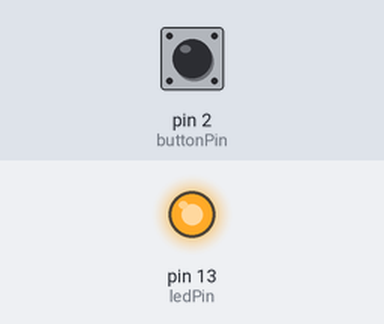
Simulated run of this sketch. Board: Arduino Uno, built with avr-gcc and run on an emulated ATmega328P. Parts: output pins drawn as LEDs (lit = HIGH). Inputs (shaded band) come from the test bench; at power-on: pin 2 (buttonPin) LOW. What the sketch prints to the serial monitor is not drawn.

Above: at 1.2 s.
1.3 s: pin 2 (buttonPin) pulled HIGH for 0.15 s
At 1.42 s:
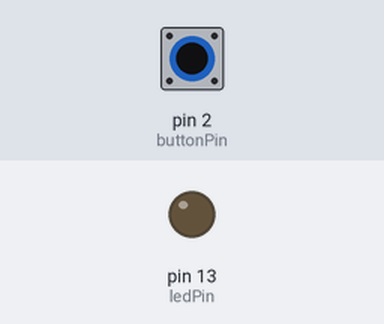
3.0 s: pin 2 (buttonPin) pulled HIGH for 3.2 s
At 7.6 s:
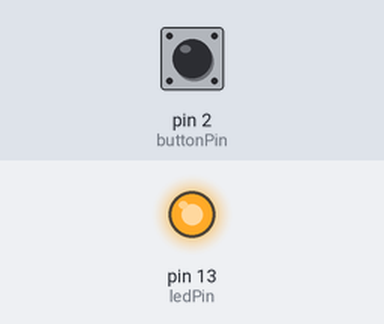
Timing chart, 0 to 9.1 s (numbered marks = the images above; inputs shaded):
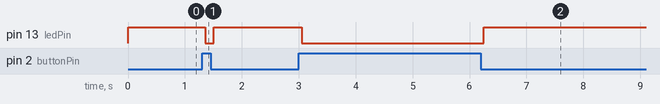

Measured:
- after the input at 1.3 s, pin 13 (ledPin): HIGH → LOW after 0.05 s, → HIGH 0.15 s later
- after the input at 3.0 s, pin 13 (ledPin): HIGH → LOW after 0.05 s, → HIGH 3.2 s later

The sketch:

arduphotobox.ino
```cpp
// constants won't change. They're used here to
// set pin numbers:
const int buttonPin = 2;     // the number of the pushbutton pin
const int ledPin =  13;      // the number of the LED pin

// variables will change:
int buttonState = 0;         // variable for reading the pushbutton status
int lastButtonState = LOW;

bool pressed = false;
long lastDebounceTime = 0;  // the last time the output pin was toggled
long debounceDelay = 50;    // the debounce time; increase if the output flickers

void setup() {
  // initialize the LED pin as an output:
  pinMode(ledPin, OUTPUT);
  // initialize the pushbutton pin as an input:
  pinMode(buttonPin, INPUT);

  Serial.begin(9600);
}

void loop(){
  // read the state of the switch into a local variable:
  int reading = digitalRead(buttonPin);

  // check to see if you just pressed the button
  // (i.e. the input went from LOW to HIGH),  and you've waited
  // long enough since the last press to ignore any noise:

  // If the switch changed, due to noise or pressing:
  if (reading != lastButtonState) {
    // reset the debouncing timer
    lastDebounceTime = millis();
  }

  if ((millis() - lastDebounceTime) > debounceDelay) {
    // whatever the reading is at, it's been there for longer
    // than the debounce delay, so take it as the actual current state:

    // if the button state has changed:
    if (reading != buttonState) {
      buttonState = reading;


      pressed = !pressed;

      if(buttonState == LOW) {
        Serial.print('1');
      } else {
        Serial.print('0');
      }
    }
  }

  Serial.print('-');

  // set the LED:
  digitalWrite(ledPin, !pressed);

  // save the reading.  Next time through the loop,
  // it'll be the lastButtonState:
  lastButtonState = reading;
}
```
